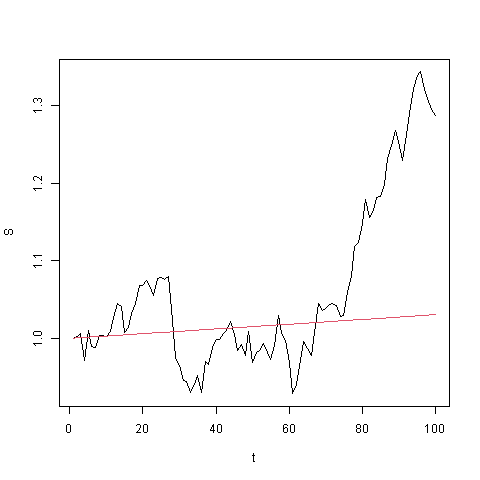

Recreate this plot in R.
sim.logS <- function(S_0, mu, sigma, T_, N) {
  dt <- T_/N
  muT <- (mu - 0.5*sigma^2)
  
  logS_t <- vector("double", N)
  logS_t[1] <- as.numeric(log(S_0))
  
  BM <- rnorm(N,mean = 0, sd = sqrt(dt))
  
  for (i in 2:N) {
    logS_t[i] <- muT*dt + sigma*BM[i-1] + logS_t[i - 1]
  }
  return(logS_t)
}

f_1 <- function(t) (log(B_0) + r*dt*(t))

parameters <- read.table("input.txt", sep=",")

S_0 <- as.numeric(parameters[1])
B_0 <- as.numeric(parameters[2])
mu <- as.numeric(parameters[3])
sigma <- as.numeric(parameters[4])
r <- as.numeric(parameters[5])
T_ <- as.numeric(parameters[6])
p <- as.numeric(parameters[7])
N <- as.numeric(parameters[8])
M <- as.numeric(parameters[9])

dt <- T_/N
t <- 1:N

logS_t <- sim.logS(S_0,mu, sigma, T_, N)
S <- exp(logS_t)

s_t <- data.frame(t,S)

png("partc.png")

plot(t, S, type="l", ylim = c(min(S), max(S)))
lines(t, exp(f_1(t)), type="l", ylim = c(1,max(exp(f_1(t)))), col = 2)
dev.off()






